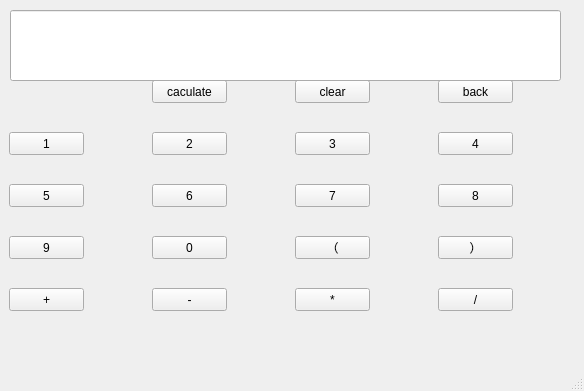
<?xml version="1.0" encoding="UTF-8"?>
<ui version="4.0">
 <class>MainWindow</class>
 <widget class="QMainWindow" name="MainWindow">
  <property name="geometry">
   <rect>
    <x>0</x>
    <y>0</y>
    <width>584</width>
    <height>391</height>
   </rect>
  </property>
  <property name="windowTitle">
   <string>MainWindow</string>
  </property>
  <widget class="QWidget" name="centralwidget">
   <widget class="QPushButton" name="pushButton">
    <property name="geometry">
     <rect>
      <x>9</x>
      <y>132</y>
      <width>75</width>
      <height>23</height>
     </rect>
    </property>
    <property name="text">
     <string>1</string>
    </property>
   </widget>
   <widget class="QPushButton" name="pushButton_2">
    <property name="geometry">
     <rect>
      <x>9</x>
      <y>236</y>
      <width>75</width>
      <height>23</height>
     </rect>
    </property>
    <property name="text">
     <string>9</string>
    </property>
   </widget>
   <widget class="QPushButton" name="pushButton_3">
    <property name="geometry">
     <rect>
      <x>152</x>
      <y>132</y>
      <width>75</width>
      <height>23</height>
     </rect>
    </property>
    <property name="text">
     <string>2</string>
    </property>
   </widget>
   <widget class="QPushButton" name="pushButton_4">
    <property name="geometry">
     <rect>
      <x>152</x>
      <y>184</y>
      <width>75</width>
      <height>23</height>
     </rect>
    </property>
    <property name="text">
     <string>6</string>
    </property>
   </widget>
   <widget class="QPushButton" name="pushButton_5">
    <property name="geometry">
     <rect>
      <x>152</x>
      <y>236</y>
      <width>75</width>
      <height>23</height>
     </rect>
    </property>
    <property name="text">
     <string>0</string>
    </property>
   </widget>
   <widget class="QPushButton" name="pushButton_6">
    <property name="geometry">
     <rect>
      <x>9</x>
      <y>184</y>
      <width>75</width>
      <height>23</height>
     </rect>
    </property>
    <property name="text">
     <string>5</string>
    </property>
   </widget>
   <widget class="QPushButton" name="pushButton_7">
    <property name="geometry">
     <rect>
      <x>9</x>
      <y>288</y>
      <width>75</width>
      <height>23</height>
     </rect>
    </property>
    <property name="text">
     <string>+</string>
    </property>
   </widget>
   <widget class="QPushButton" name="pushButton_8">
    <property name="geometry">
     <rect>
      <x>152</x>
      <y>288</y>
      <width>75</width>
      <height>23</height>
     </rect>
    </property>
    <property name="text">
     <string>-</string>
    </property>
   </widget>
   <widget class="QPushButton" name="pushButton_9">
    <property name="geometry">
     <rect>
      <x>295</x>
      <y>132</y>
      <width>75</width>
      <height>23</height>
     </rect>
    </property>
    <property name="text">
     <string>3</string>
    </property>
   </widget>
   <widget class="QPushButton" name="pushButton_10">
    <property name="geometry">
     <rect>
      <x>438</x>
      <y>132</y>
      <width>75</width>
      <height>23</height>
     </rect>
    </property>
    <property name="text">
     <string>4</string>
    </property>
   </widget>
   <widget class="QPushButton" name="pushButton_11">
    <property name="geometry">
     <rect>
      <x>295</x>
      <y>184</y>
      <width>75</width>
      <height>23</height>
     </rect>
    </property>
    <property name="text">
     <string>7</string>
    </property>
   </widget>
   <widget class="QPushButton" name="pushButton_12">
    <property name="geometry">
     <rect>
      <x>295</x>
      <y>236</y>
      <width>75</width>
      <height>23</height>
     </rect>
    </property>
    <property name="text">
     <string>（</string>
    </property>
   </widget>
   <widget class="QPushButton" name="pushButton_14">
    <property name="geometry">
     <rect>
      <x>152</x>
      <y>80</y>
      <width>75</width>
      <height>23</height>
     </rect>
    </property>
    <property name="text">
     <string>caculate</string>
    </property>
   </widget>
   <widget class="QPushButton" name="pushButton_15">
    <property name="geometry">
     <rect>
      <x>438</x>
      <y>80</y>
      <width>75</width>
      <height>23</height>
     </rect>
    </property>
    <property name="text">
     <string>back</string>
    </property>
   </widget>
   <widget class="QPushButton" name="pushButton_16">
    <property name="geometry">
     <rect>
      <x>295</x>
      <y>80</y>
      <width>75</width>
      <height>23</height>
     </rect>
    </property>
    <property name="text">
     <string>clear</string>
    </property>
   </widget>
   <widget class="QPushButton" name="pushButton_17">
    <property name="geometry">
     <rect>
      <x>438</x>
      <y>184</y>
      <width>75</width>
      <height>23</height>
     </rect>
    </property>
    <property name="text">
     <string>8</string>
    </property>
   </widget>
   <widget class="QPushButton" name="pushButton_18">
    <property name="geometry">
     <rect>
      <x>438</x>
      <y>236</y>
      <width>75</width>
      <height>23</height>
     </rect>
    </property>
    <property name="text">
     <string>）</string>
    </property>
   </widget>
   <widget class="QPushButton" name="pushButton_19">
    <property name="geometry">
     <rect>
      <x>438</x>
      <y>288</y>
      <width>75</width>
      <height>23</height>
     </rect>
    </property>
    <property name="text">
     <string>/</string>
    </property>
   </widget>
   <widget class="QPushButton" name="pushButton_20">
    <property name="geometry">
     <rect>
      <x>295</x>
      <y>288</y>
      <width>75</width>
      <height>23</height>
     </rect>
    </property>
    <property name="text">
     <string>*</string>
    </property>
   </widget>
   <widget class="QLineEdit" name="lineEdit">
    <property name="geometry">
     <rect>
      <x>10</x>
      <y>10</y>
      <width>551</width>
      <height>71</height>
     </rect>
    </property>
   </widget>
  </widget>
  <widget class="QMenuBar" name="menubar">
   <property name="geometry">
    <rect>
     <x>0</x>
     <y>0</y>
     <width>584</width>
     <height>22</height>
    </rect>
   </property>
  </widget>
  <widget class="QStatusBar" name="statusbar"/>
 </widget>
 <resources/>
 <connections/>
</ui>
